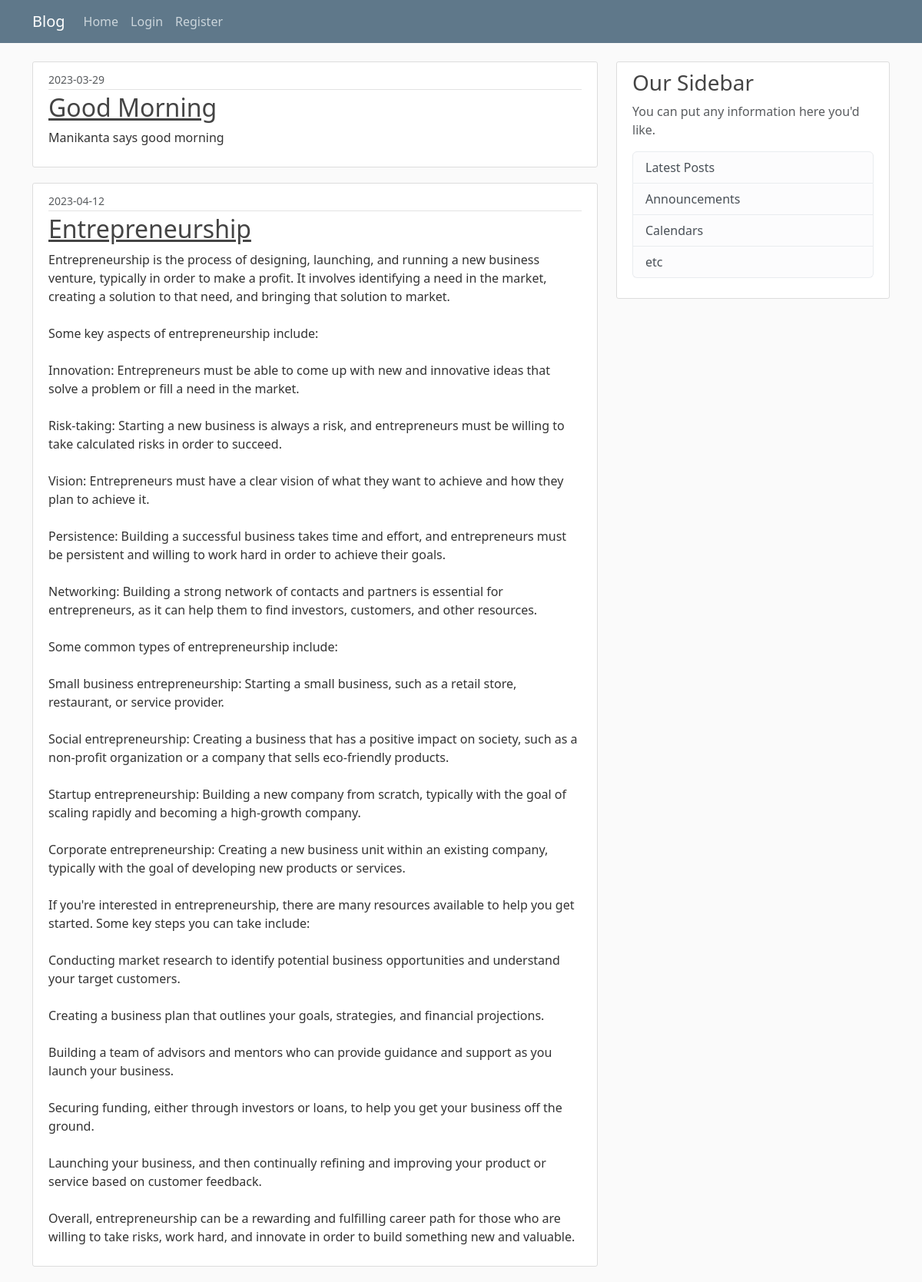
The page /home on the database its author committed.
### blog/models.py (models this page shows, shortened)
class Post(db.Model):
    id = db.Column(db.Integer, primary_key=True)
    title = db.Column(db.String(100), nullable=False)
    date_posted = db.Column(db.DateTime, nullable=False, default=datetime.utcnow)
    content = db.Column(db.Text, nullable=False)
    user_id = db.Column(db.Integer, db.ForeignKey('user.id'), nullable=False)

### blog/routes.py (the view)
@app.route("/home")
def home():
    posts = Post.query.all()
    return render_template('home.html',posts = posts)

### blog/templates/home.html
{% extends "layout.html" %}
{% block content %}
{% for post in posts %}
<article class="media content-section">
    <div class="media-body">
      <div class="article-metadata">
        <small class="text-muted">{{ post.date_posted.strftime('%Y-%m-%d') }}</small>
      </div>
      <h2><a class="article-title" href="">{{ post.title }}</a></h2>
      <p class="article-content">{{ post.content }}</p>
    </div>
  </article>
{% endfor %}
{% endblock content %}

### blog/templates/layout.html (shortened to what this page needs)
<!DOCTYPE html>
<html>
    <head>
    <link href="https://cdn.jsdelivr.net/npm/bootstrap@5.3.0-alpha1/dist/css/bootstrap.min.css" rel="stylesheet">
    <link rel="stylesheet" type="text/css" href="{{ url_for('static',filename='main.css') }}">
    <link rel="stylesheet" href="https://cdnjs.cloudflare.com/ajax/libs/font-awesome/5.15.3/css/all.min.css" />
    </head>
    <body>
        <header class="site-header">
        <nav class="navbar navbar-expand-md navbar-dark bg-steel fixed-top">
            <div class="container">
              <a class="navbar-brand mr-4" href="/">Blog</a>
              <div class="collapse navbar-collapse" id="navbarNavAltMarkup">
                <div class="navbar-nav mr-auto">
                  <a class="nav-link" href="{{url_for('home')}}">Home</a>
                </div>
                  <div class="navbar-nav">
                    {% if current_user.is_authenticated %}
                    <a class="nav-link" href="{{ url_for('new_post')}}">New Post</a>
                    <a class="nav-link" href="{{url_for('logout')}}">Logout</a>
                    {% else %}
                    <a class="nav-link" href="{{url_for('login')}}">Login</a>
                    <a class="nav-link" href="{{url_for('register')}}">Register</a>
                    {% endif %}
                  </div>
              </div>
            </div>
        </nav>
        </header>
        <main role="main" class="container">
            <div class="row">
              <div class="col-md-8">
                {% block content %}{% endblock %}
              </div>
              <div class="col-md-4">
                <div class="content-section">
                  <h3>Our Sidebar</h3>
                  <p class='text-muted'>You can put any information here you'd like.
                    <ul class="list-group">
                      <li class="list-group-item list-group-item-light">Latest Posts</li>
                      <li class="list-group-item list-group-item-light">Announcements</li>
                      <li class="list-group-item list-group-item-light">Calendars</li>
                      <li class="list-group-item list-group-item-light">etc</li>
                    </ul>
                  </p>
                </div>
              </div>
            </div>
        </main>
    </body>
</html>

### blog/static/main.css (style rules this page uses)
body { background: #fafafa; color: #333333; margin-top: 5rem; }
h1, h2, h3, h4, h5, h6 { color: #444444; }
.bg-steel { background-color: #5f788a; }
.site-header .navbar-nav .nav-link { color: #cbd5db; }
.content-section { background: #ffffff; padding: 10px 20px; border: 1px solid #dddddd; border-radius: 3px; margin-bottom: 20px; }
.article-title { color: #444444; }
.article-content { white-space: pre-line; }
.article-metadata { padding-bottom: 1px; margin-bottom: 4px; border-bottom: 1px solid #e3e3e3 }

### rows shown on the page
Post: date_posted "2023-03-29", title "Good Morning", content "Manikanta says good morning"
Post: date_posted "2023-04-12", title "Entrepreneurship", content "Entrepreneurship is the process of designing, launching, and running a new business venture, typically in order to make a profit. It involves identifying a need in the market, creating a solution to that need, and bringing that solution to market. Some key aspects of entrepreneurship include: Innovation: Entrepreneurs must be able to come up with new and innovative ideas that solve a problem or fill a need in the market. Risk-taking: Starting a new business is always a risk, and entrepreneurs must be willing to take calculated risks in order to succeed. Vision: Entrepreneurs must have a clear vision of what they want to achieve and how they plan to achieve it. Persistence: Building a…"
